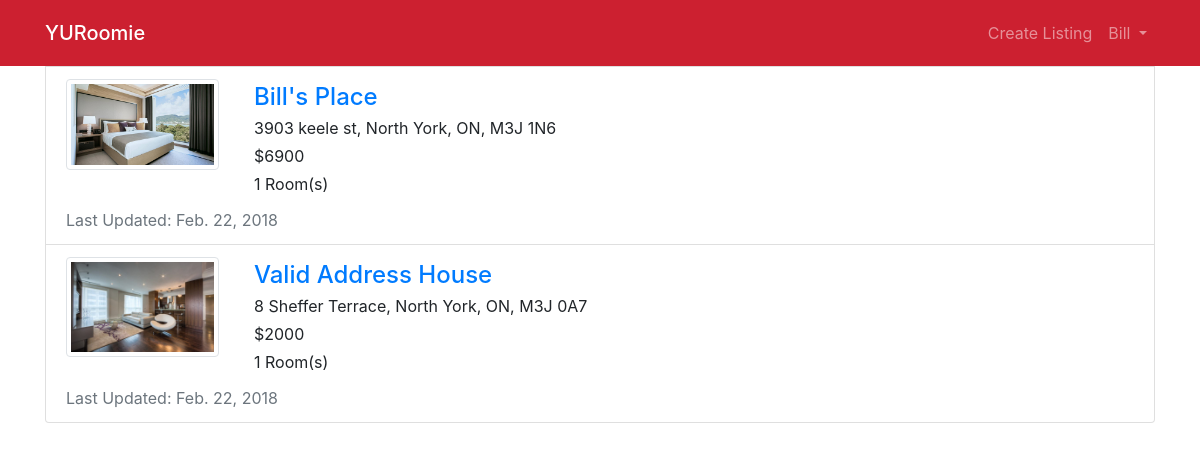
Page /accounts/your-listings/ (signed in) on the earlier database version.
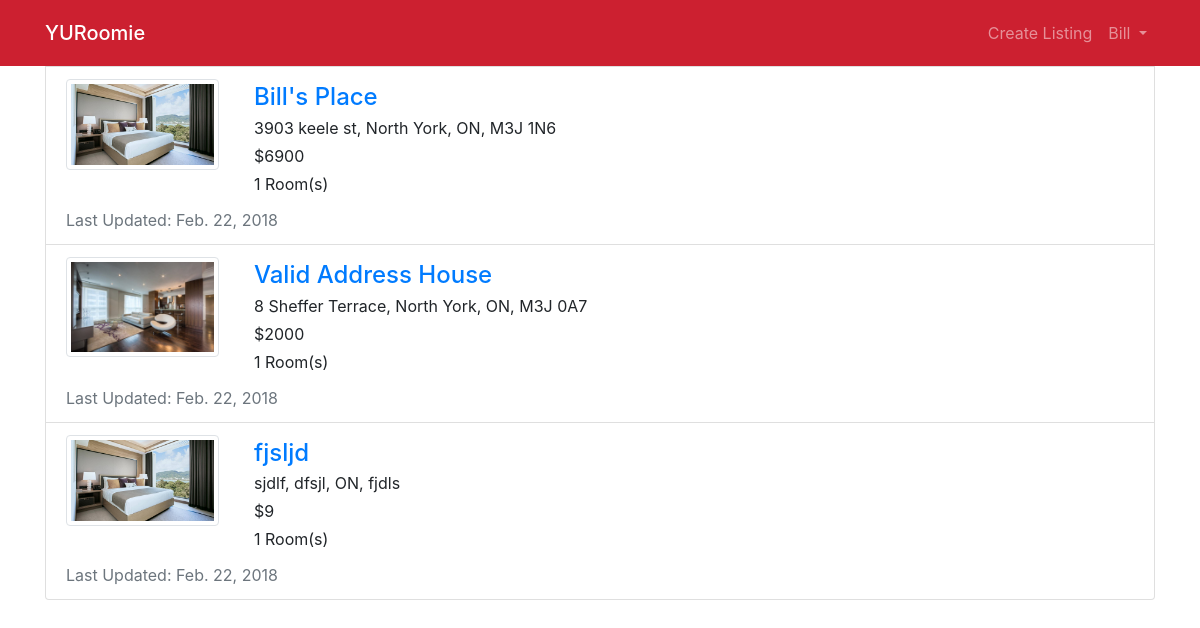
Same page on the later database version.
### home/models.py (models this page shows, shortened)
class Room(models.Model):
    host_name = models.CharField(max_length=50)
    address = models.CharField(max_length=100)
    property_name = models.CharField(max_length=30, default="")
    description = models.TextField(default="", blank=True)
    cost = models.PositiveIntegerField(default=0)
    visits = models.PositiveIntegerField(default=0)
    property_type_options = (('a', 'apartment'),
                                ('c', 'condo'),
                                ('t', 'townhouse'),
                                ('h', 'house'))
    property_type = models.CharField(choices=property_type_options, max_length=10)
    number_of_rooms = models.PositiveSmallIntegerField()
    garages = models.PositiveSmallIntegerField()
    creator_id = models.PositiveIntegerField()
    creator_email = models.CharField(max_length=50)
    creator_phone = models.CharField(max_length=10, default="", blank=True)
    creator_gender = models.CharField(max_length=10)
    last_updated = models.DateTimeField(auto_now_add=True)

class RoomImage(models.Model):
    room = models.ForeignKey(Room, on_delete=models.CASCADE)
    image = models.ImageField()

### accounts/views.py (the view)
# urls.py: path('your-listings/', views.user_listings, name='user_listings'),
def user_listings(request):
    user_listings = []
    all_rooms = Room.objects.all()
    for room in all_rooms:
        if request.user.pk == room.creator_id:
            user_listings.append(room)
    return render(request, 'accounts/your_listings.html', {'user_listings': user_listings})

### accounts/templates/accounts/your_listings.html (shortened to what this page needs)
{% extends 'base.html' %}
{% block body %}
{% for room in user_listings %}
   <div class="list-group-item">
      <div class="row">
        <div class="col-12 col-md-2">
          <a href="{% url 'detail' room.id %}">
              <div class="img-thumbnail">
                <img src="{{ room.roomimage_set.all.0.image.url }}" alt="pic" >
              </div>
          </a>
        </div>
        <div class="pl-3 col-12 col-md-10">
           <a href="{% url 'detail' room.id %}"><h4 class="card-title m-1" >{{ room.property_name }}</h4></a>
           <p class="m-1">{{ room.address}}</p>
           <p class="m-1">${{ room.cost}}</p>
           <p class="m-1">{{ room.number_of_rooms}} Room(s)</p>
        </div>
      </div>
      <p class="text-muted m-0 pt-2">Last Updated: {{room.last_updated.date}}</p>
    </div>
{% endfor %}
</div>
{% endblock %}

Differences in the rows shown:
added Room: roomimage_set.all.0.image (picture), property_name "fjsljd", address "sjdlf, dfsjl, ON, fjdls", cost "9", number_of_rooms "1", last_updated "Feb. 22, 2018"
